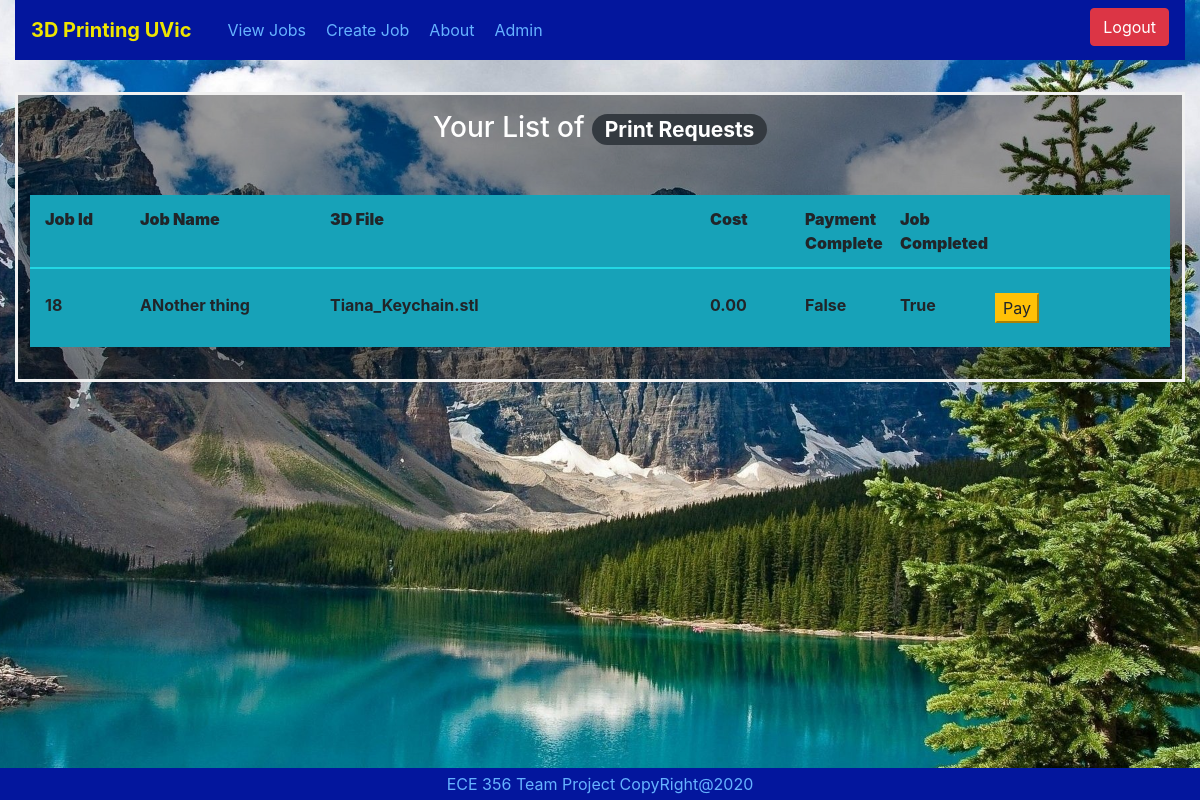
The app's page /jobs/view/ (signed in) with its own data.
### JobTracker/models.py (models this page shows, shortened)
class Job(models.Model):
    jobId            = models.AutoField(primary_key=True)
    user             = models.ForeignKey(CustomUser, verbose_name="User", on_delete=models.CASCADE)
    cost             = models.DecimalField(max_digits=6, decimal_places=2)
    dateRequested    = models.DateTimeField(auto_now=False, auto_now_add=True)
    jobCompleted     = models.BooleanField(default=False)
    paymentCompleted = models.BooleanField(default=False)
    projectTitle     = models.CharField(max_length=50, verbose_name="Project Title", default="")
    fileName         = models.FileField(upload_to='uploads/%Y/%m/%d/', max_length=100, verbose_name="STL File", validators=[validateFileExtension])
    jobDetails       = models.TextField(verbose_name="Job Details", default="", blank=True)
    class Meta:
        ordering = ["dateRequested"]
        db_table = 'Job'
        verbose_name = "Job List"

### JobTracker/views.py (the view)
# urls.py: path('view/', login_required(JobsListView.as_view()), name="view"),
class JobsListView(ListView):
    template_name = "viewjobs.html"
    context_object_name = "jobs"
    model = Job
    def get_queryset(self):
        user = list(CustomUser.objects.filter(username=self.request.user))[0]
        if user.isAdminUser:
            return  Job.objects.all().order_by('-dateRequested')
        else:
           return Job.objects.filter(user=self.request.user).order_by('-dateRequested')

### JobTracker/templates/viewjobs.html
{% extends "base.html" %}
{% load static %}
{% load crispy_forms_tags %}
{% block pageContent %}
    <div class="container mainheader">
        <div class="row" style="padding-bottom: 50px;">
           <h3 id="badge" style="color:white;">Your List of <span class="badge badge-pill badge-dark">Print Requests</span></h3>
        </div>
    </div>
    <div class="container" style="border-radius: 24px 24px 0px 0px">
        <div class="row bg-info" style="padding-bottom: 12px; padding-top: 12px;">
            <div class="col-md-1">
                <b>Job Id</b>
            </div>
            <div class="col-md-2">
                <b>Job Name</b>
            </div>
            <div class="col-md-4">
                <b>3D File</b>
            </div>
            <div class="col-md-1">
                <b>Cost</b>
            </div>
            <div class="col-md-1">
                <b>Payment Complete</b>
            </div>
            <div class="col-md-1">
                <b>Job Completed</b>
            </div>
        </div>
        {% for job in jobs %}
            <div class="row bg-info" style="padding-top: 24px; padding-bottom: 24px; border-top: 2px solid rgb(35, 215, 228);">
                <div class="col-md-1">
                    {{job.jobId}}
                </div>
                 <div class="col-md-2">
                    {{job.projectTitle}}
                </div>
                <div class="col-md-4" style="display: block; width: 100px; overflow: hidden; white-space: nowrap; text-overflow: ellipsis;">
                    {{job.fileName}}
                </div>
                <div class="col-md-1">
                    {{job.cost}}
                </div>
                <div class="col-md-1">
                    {{job.paymentCompleted}}
                </div>
                <div class="col-md-1">
                    {{job.jobCompleted}}
                </div>
                <div class="col-md-1">
                    {% if job.paymentCompleted  == False and job.cost > 0  %}
                        <button type="button" class="bnt btn-warning"  id="submitPaymentBtn" value={{job.jobId}}>Pay</button>
                    {% else %}
                        <button type="button" class="bnt btn-warning" value="-1" disabled id="submitPaymentBtn">Pay</button>
                    {% endif %}
                </div>
            </div>
        {% endfor %}
    </div>
{% endblock %}

### JobTracker/static/JobTracker/JobTracker.css (style rules this page uses)
.mainheader { padding-top:1rem; justify-content: center; text-align: center; }
.bodyContent { text-align: left; background-color: linear-gradient( rgb(35, 96, 228), rgb(35, 215, 228)); min-height: 700px; }
#badge { margin:auto; }

### records on screen
Job: jobId "18", projectTitle "ANother thing", fileName "Tiana_Keychain.stl", cost "0.00", paymentCompleted "False", jobCompleted "True", shows "Pay"
